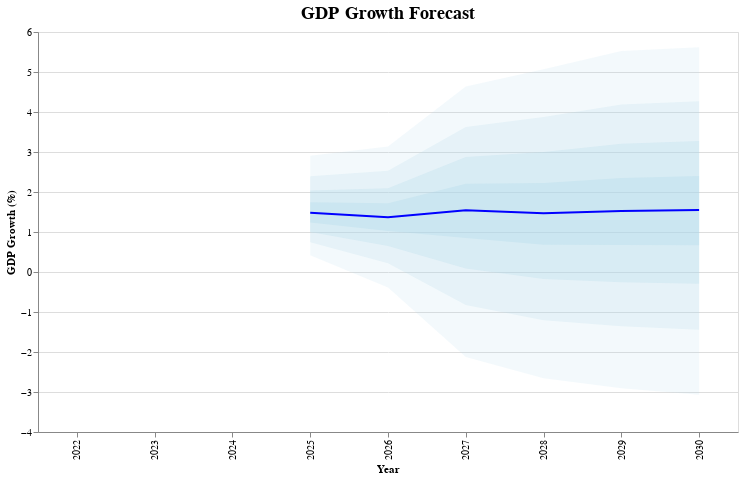

Write notebook code for a chart like this one.
### Code cell
# Create the fan chart layers
# Fan areas (from darkest/narrowest to lightest/widest)
fan_90_10 = alt.Chart(gdp_for).mark_area(opacity=0.15, color='lightblue').encode(
    x=alt.X('Year:O', title='Year'),
    y=alt.Y('Percentile_10:Q', title='GDP Growth (%)'),
    y2='Percentile_90:Q'
)

fan_80_20 = alt.Chart(gdp_for).mark_area(opacity=0.2, color='lightblue').encode(
    x='Year:O',
    y='Percentile_20:Q',
    y2='Percentile_80:Q'
)

fan_70_30 = alt.Chart(gdp_for).mark_area(opacity=0.25, color='lightblue').encode(
    x='Year:O',
    y='Percentile_30:Q',
    y2='Percentile_70:Q'
)

fan_60_40 = alt.Chart(gdp_for).mark_area(opacity=0.3, color='lightblue').encode(
    x='Year:O',
    y='Percentile_40:Q',
    y2='Percentile_60:Q'
)

# Central line (50th percentile)
central_line = alt.Chart(gdp_for).mark_line(color='blue', strokeWidth=2).encode(
    x='Year:O',
    y='Percentile_50:Q'
)

# March 2025 forecast line
march_forecast = alt.Chart(gdp_for).mark_line(color='red', strokeWidth=2, strokeDash=[5,5]).encode(
    x='Year:O',
    y='March 2025 Forecast:Q'
)

# November 2025 forecast line
nov_forecast = alt.Chart(gdp_for).mark_line(color='green', strokeWidth=2).encode(
    x='Year:O',
    y='November 2025 Forecast:Q'
)

# Combine all layers
fan_chart = (fan_90_10 + fan_80_20 + fan_70_30 + fan_60_40 + central_line + march_forecast + nov_forecast).properties(
    width=700,
    height=400,
    title=alt.TitleParams(
        text='GDP Growth Forecast',
        fontSize=18
    )
)

fan_chart

### Figure 1 — Vega-Lite specification as saved in the notebook (floating-point values rounded to 4 significant figures)
{"config": {"view": {"continuousWidth": 300, "continuousHeight": 300}}, "layer": [{"mark": {"type": "area", "color": "lightblue", "opacity": 0.15}, "encoding": {"x": {"field": "Year", "title": "Year", "type": "ordinal"}, "y": {"field": "Percentile_10", "title": "GDP Growth (%)", "type": "quantitative"}, "y2": {"field": "Percentile_90"}}}, {"mark": {"type": "area", "color": "lightblue", "opacity": 0.2}, "encoding": {"x": {"field": "Year", "type": "ordinal"}, "y": {"field": "Percentile_20", "type": "quantitative"}, "y2": {"field": "Percentile_80"}}}, {"mark": {"type": "area", "color": "lightblue", "opacity": 0.25}, "encoding": {"x": {"field": "Year", "type": "ordinal"}, "y": {"field": "Percentile_30", "type": "quantitative"}, "y2": {"field": "Percentile_70"}}}, {"mark": {"type": "area", "color": "lightblue", "opacity": 0.3}, "encoding": {"x": {"field": "Year", "type": "ordinal"}, "y": {"field": "Percentile_40", "type": "quantitative"}, "y2": {"field": "Percentile_60"}}}, {"mark": {"type": "line", "color": "blue", "strokeWidth": 2}, "encoding": {"x": {"field": "Year", "type": "ordinal"}, "y": {"field": "Percentile_50", "type": "quantitative"}}}, {"mark": {"type": "line", "color": "red", "strokeDash": [5, 5], "strokeWidth": 2}, "encoding": {"x": {"field": "Year", "type": "ordinal"}, "y": {"field": "March 2025 Forecast", "type": "quantitative"}}}, {"mark": {"type": "line", "color": "green", "strokeWidth": 2}, "encoding": {"x": {"field": "Year", "type": "ordinal"}, "y": {"field": "November 2025 Forecast", "type": "quantitative"}}}], "data": {"name": "data-e8da218c0d3be00264d729d30f08167b"}, "height": 400, "title": {"text": "GDP Growth Forecast", "fontSize": 18}, "width": 700, "$schema": "https://vega.github.io/schema/vega-lite/v5.20.1.json", "datasets": {"data-e8da218c0d3be00264d729d30f08167b": [{"Year": 2022, "March 2025 forecast_nan": 4.839, "November 2025 forecast_nan": 5.15, "Percentile_10": null, "Percentile_20": null, "Percentile_30": null, "Percentile_40": null, "Percentile_50": null, "Percentile_60": null, "Percentile_70": null, "Percentile_80": null, "Percentile_90": null}, {"Year": 2023, "March 2025 forecast_nan": 0.3824, "November 2025 forecast_nan": 0.2717, "Percentile_10": null, "Percentile_20": null, "Percentile_30": null, "Percentile_40": null, "Percentile_50": null, "Percentile_60": null, "Percentile_70": null, "Percentile_80": null, "Percentile_90": null}, {"Year": 2024, "March 2025 forecast_nan": 0.935, "November 2025 forecast_nan": 1.126, "Percentile_10": null, "Percentile_20": null, "Percentile_30": null, "Percentile_40": null, "Percentile_50": null, "Percentile_60": null, "Percentile_70": null, "Percentile_80": null, "Percentile_90": null}, {"Year": 2025, "March 2025 forecast_nan": 0.9716, "November 2025 forecast_nan": 1.483, "Percentile_10": 0.4159, "Percentile_20": 0.7436, "Percentile_30": 0.9981, "Percentile_40": 1.238, "Percentile_50": 1.483, "Percentile_60": 1.745, "Percentile_70": 2.038, "Percentile_80": 2.395, "Percentile_90": 2.906}, {"Year": 2026, "March 2025 forecast_nan": 1.862, "November 2025 forecast_nan": 1.371, "Percentile_10": -0.3864, "Percentile_20": 0.2163, "Percentile_30": 0.6513, "Percentile_40": 1.023, "Percentile_50": 1.371, "Percentile_60": 1.72, "Percentile_70": 2.094, "Percentile_80": 2.531, "Percentile_90": 3.139}, {"Year": 2027, "March 2025 forecast_nan": 1.79, "November 2025 forecast_nan": 1.543, "Percentile_10": -2.126, "Percentile_20": -0.8278, "Percentile_30": 0.08823, "Percentile_40": 0.8516, "Percentile_50": 1.543, "Percentile_60": 2.204, "Percentile_70": 2.875, "Percentile_80": 3.627, "Percentile_90": 4.636}, {"Year": 2028, "March 2025 forecast_nan": 1.723, "November 2025 forecast_nan": 1.467, "Percentile_10": -2.657, "Percentile_20": -1.206, "Percentile_30": -0.1769, "Percentile_40": 0.6839, "Percentile_50": 1.467, "Percentile_60": 2.223, "Percentile_70": 2.998, "Percentile_80": 3.877, "Percentile_90": 5.067}, {"Year": 2029, "March 2025 forecast_nan": 1.801, "November 2025 forecast_nan": 1.523, "Percentile_10": -2.909, "Percentile_20": -1.358, "Percentile_30": -0.2543, "Percentile_40": 0.6736, "Percentile_50": 1.523, "Percentile_60": 2.349, "Percentile_70": 3.207, "Percentile_80": 4.189, "Percentile_90": 5.528}, {"Year": 2030, "March 2025 forecast_nan": null, "November 2025 forecast_nan": 1.549, "Percentile_10": -3.069, "Percentile_20": -1.446, "Percentile_30": -0.2948, "Percentile_40": 0.6699, "Percentile_50": 1.549, "Percentile_60": 2.399, "Percentile_70": 3.275, "Percentile_80": 4.271, "Percentile_90": 5.621}]}}
